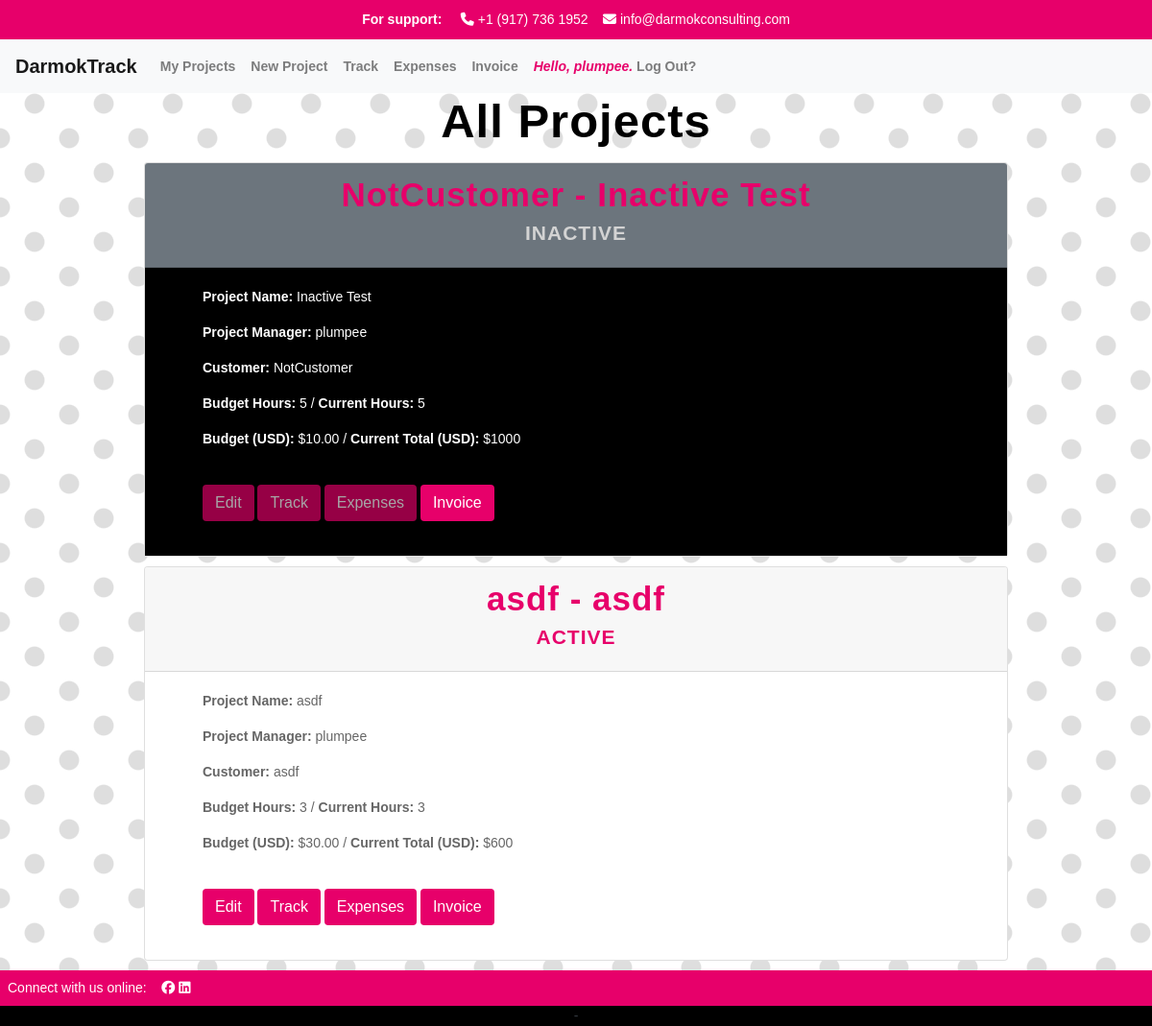
The app's page /projects (signed in), older data.
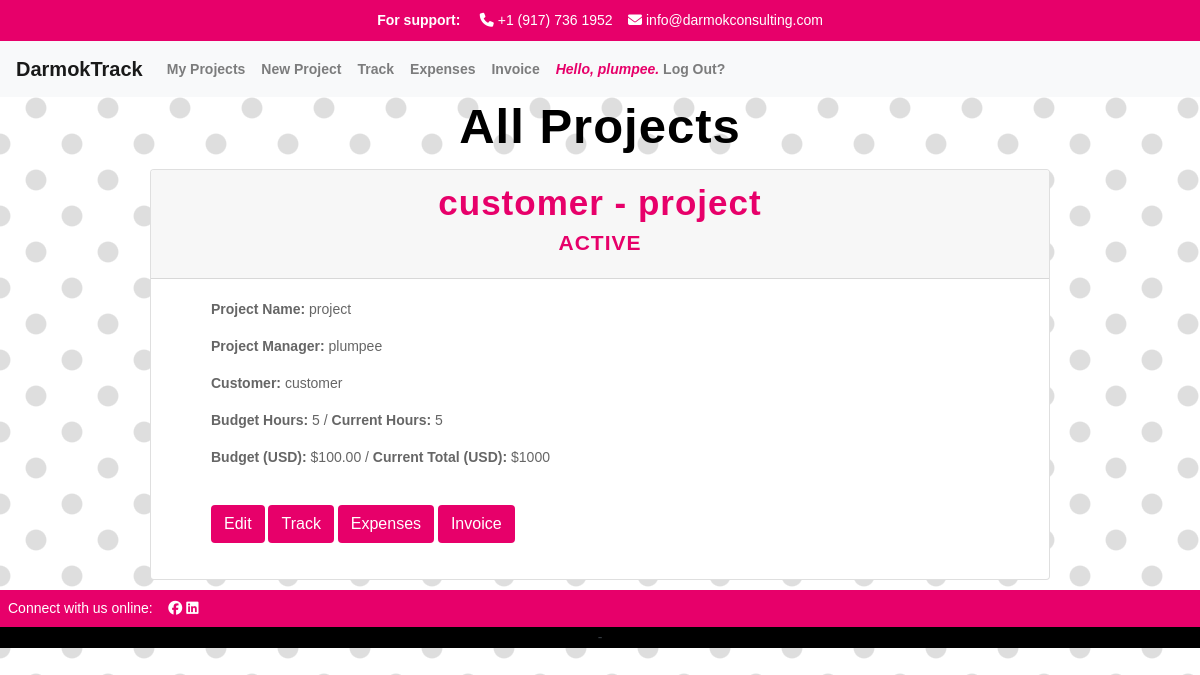
The same page, newer data.
### apps/track/models.py (models this page shows, shortened)
class User(AbstractUser):
    def __str__(self):
        return self.username

class Project(models.Model):
    project_manager = models.ForeignKey(User, related_name='project_manager', on_delete=models.CASCADE)
    name = models.CharField("Project Name", max_length=250)
    start = models.DateTimeField(auto_now_add=True)
    customer = models.CharField(max_length=250)
    budget_hours = models.IntegerField(default=0)
    budget_dollars = models.DecimalField(max_digits=6, decimal_places=2, default=0.00)
    is_active = models.BooleanField("Active", default=True)
    projects = models.ForeignKey(User, blank=True, related_name="project_list", on_delete=models.CASCADE)
    class Meta:
        ordering = ['-start']

### apps/track/views.py (the view)
# urls.py: path("projects", views.project_list, name="projects"),
def project_list(request):
    return render(request, "track/projects.html", {
            "projects": request.user.project_list.all(),
        })

### apps/track/templates/track/projects.html (shortened to what this page needs)
{% extends 'track/layout.html' %}
{% load mathfilters %}
{% block body %}
<h1>All Projects</h1>
{% if user.is_authenticated %}
{% for project in projects %}
        <div class="card w-75">
            <div class="{% if project.is_active %}card-header{% else %}card-header bg-secondary{% endif %}">
                <h2 class="card-title mb-0">
                        <a href="{% url 'project' project.id %}">{{ project.customer}} - {{ project.name }}</a>
                    </h2>
                    <h3>{% if project.is_active %}
                        Active
                        {% else %}
                        <div class="inactive">
                        Inactive
                        </div>
                        {% endif %}
                    </h3>
            </div>
            <div id="collapseOne">
                <div class="{% if project.is_active %}card-body{% else %}card-body bg-inactive{% endif %}">
                    <ul><strong>Project Name:</strong> {{ project.name }}</ul>
                    <ul><strong>Project Manager:</strong> {{ project.project_manager }}</ul>
                    <ul><strong>Customer:</strong> {{ project.customer }}</ul>
                    <ul><strong>Budget Hours:</strong> {{ project.budget_hours }} / <strong>Current Hours:</strong> {{ project.budget_hours }}</ul>
                    <ul><strong>Budget (USD):</strong> ${{ project.budget_dollars }} / <strong>Current Total (USD):</strong> ${{ project.budget_hours|mul:200 }}</ul>
                    <br>
                    {% if project.is_active %}
                        <ul>
                            <a href="{% url 'edit_project' project.id %}" data-id="{{ project.id }}"><button type="button" class="btn btn-darmok">Edit</button></a>
                            <a href="#" data-id="{{ project.id }}"><button type="button" class="btn btn-darmok">Track</button></a>
                            <a href="#" data-id="{{ project.id }}"><button type="button" class="btn btn-darmok">Expenses</button></a>
                            <a href="#" data-id="{{ project.id }}"><button type="button" class="btn btn-darmok">Invoice</button></a>
                        </ul>
                        {% else %}
                        <ul>
                            <button type="button" class="btn btn-darmok" disabled>Edit</button>
                            <button type="button" class="btn btn-darmok" disabled>Track</button>
                            <button type="button" class="btn btn-darmok" disabled>Expenses</button>
                            <a href="#" data-id="{{ project.id }}"><button type="button" class="btn btn-darmok">Invoice</button></a>
                        </ul>
                        {% endif %}
                </div>
            </div>
        </div>
{% endfor %}
</div>
{% endif %}
{% endblock %}

### apps/track/templates/track/layout.html (shortened to what this page needs)
{% load static %}
<!DOCTYPE html>
<html lang="en">
    <head>
      <link rel="stylesheet" href="https://stackpath.bootstrapcdn.com/bootstrap/4.4.1/css/bootstrap.min.css">
        <link href="{% static '/styles.css' %}" rel="stylesheet">
    </head>
    <body>
        <div class="top-bar">
            <strong>For support:</strong> &nbsp;&nbsp;&nbsp;
            <i class="fa-solid fa-phone"></i> +1 (917) 736 1952&nbsp;&nbsp;&nbsp;
            <i class="fa-solid fa-envelope"></i> info@darmokconsulting.com
        </div>
        <nav class="navbar navbar-expand-lg navbar-light bg-light">
            <a class="navbar-brand" href="{% url 'index' %}">DarmokTrack</a>
                <div class="collapse navbar-collapse" id="navbarSupportedContent">
                  <ul class="navbar-nav mr-auto">
                    {% if user.is_authenticated %}
                    <li class="nav-item">
                        <a class="nav-link" href="{% url 'projects' %}">My Projects</a>
                    <li class="nav-item">
                        <a class="nav-link" href="{% url 'create_project' %}">New Project</a>
                    </li>
                    <li class="nav-item">
                        <a class="nav-link" href="#">Track</a>
                    </li>
                    <li class="nav-item">
                        <a class="nav-link" href="#">Expenses</a>
                    </li>
                    <li class="nav-item">
                        <a class="nav-link" href="#">Invoice</a>
                    </li>
                    <li class="nav-item">
                        <a class="nav-link" href="{% url 'logout' %}"><em class="greeting">Hello, {{ user.username }}.</em> Log Out?</a>
                    </li>
                {% endif %}
                </div>
            </nav>
        <div class="body">
            {% block body %}
            {% endblock %}
        <div class="footer">
            <footer class="text-center text-lg-start text-dark">
                <section class="foot-bar d-flex p-2">
                    <div>
                        Connect with us online: &nbsp;&nbsp;&nbsp;
                    </div>
                    <div class="foot-bar">
                        <a href="https://www.facebook.com/darmokconsulting"><i class="fa-brands fa-facebook white"></i></a>
                        <a href="https://www.linkedin.com/company/darmok-consulting"><i class="fa-brands fa-linkedin white"></i></a>
                    </div>
                </section>
                 -
        </div>
    </body>
</html>

### apps/track/static/styles.css (style rules this page uses)
body { font-family: Helvetica, Arial, Lucida, sans-serif; font-size: 14px; color: #666; background-image: radial-gradient(rgb(222, 222, 222) 19.2%, transparent 21.6%), radial-gradient(rgb(222, 222, 222) 19.2%, transparent 21.6%); background-position: 0px 0px, 36px 36px; background-size: 72px 72px; background-color: rgb(255, 255, 255); }
a { color: #e7006a; }
h1 { font-family: 'Fjalla One', Arial, Helvetica, sans-serif; font-weight: 700; font-size: 3.5em; letter-spacing: 1px; color: #000; padding-bottom: 5px; text-align: center; }
h2 { font-family: 'Fjalla One', Arial, Helvetica, sans-serif; font-weight: 700; font-size: 2.5em; letter-spacing: 1px; color: #333; padding-bottom: 3px; text-align: center; }
h3 { font-family: 'Fjalla One', Helvetica, Arial, Lucida, sans-serif; font-size: 1.5em; font-weight: 700; text-transform: uppercase; color: #e7006a; letter-spacing: 1px; text-align: center; padding: 3px; }
.btn-darmok { color: white !important; background-color: #e7006a !important; }
.nav-item { font-weight: bold; }
.top-bar { background-color: #e7006a; color: #fff; text-align: center; padding: 10px; }
footer { background-color: #000; color: #fff; text-align: center; }
.foot-bar { background-color: #e7006a; color: #fff; }
.white { color: #fff; }
.greeting { color: #e7006a; }
.card { margin: 0 auto; float: none; margin-bottom: 10px; }
.navbar-brand { font-weight: bold; font-family: 'Fjalla One', Arial, Helvetica, sans-serif; }
.card-header { background-color: #f7f7f7; }

Row changes from the older to the newer data that the page shows:
removed Project: customer "NotCustomer", name "Inactive Test", is_active "INACTIVE", project_manager "plumpee", budget_hours "5", budget_dollars "10.00", budget_hours|mul "1000"
changed Project "plumpee": customer "asdf" → "customer"; name "asdf" → "project"; budget_hours "3" → "5"; budget_dollars "30.00" → "100.00"; budget_hours|mul "600" → "1000"
